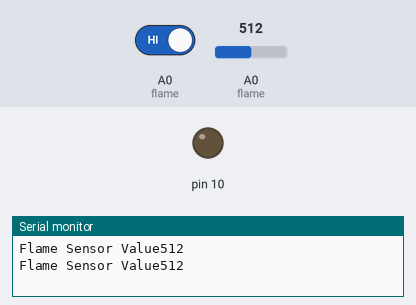
Bench run of a sketch on a simulated Arduino Uno, built with avr-gcc and run on an emulated ATmega328P. Shown: output pins drawn as LEDs (lit = HIGH), the last lines printed to the serial monitor. Inputs (shaded band) come from the test bench; at power-on: A0 (flame) HIGH, A0 (flame) = 512.

Above: at 1.8 s.
1.9 s: A0 (flame) driven LOW
At 3.1 s:
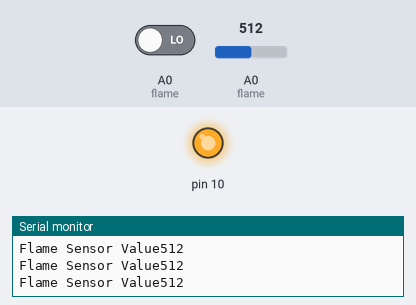
3.5 s: A0 (flame) driven HIGH
At 4.7 s:
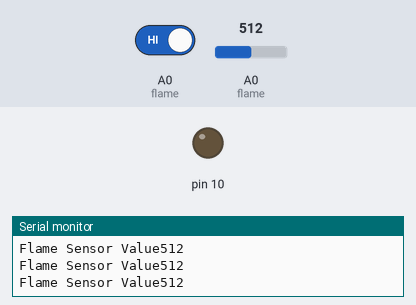
Timing chart, 0 to 6.5 s (numbered marks = the images above; inputs shaded):
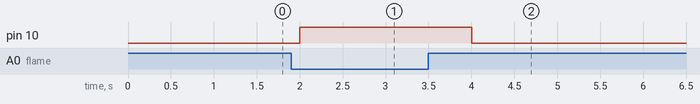

Measured:
- after the input at 1.9 s, pin 10: LOW → HIGH after 0.10 s
- after the input at 3.5 s, pin 10: HIGH → LOW after 0.50 s

The sketch:

flame_sensor_challenge1.ino
```cpp
#define flame A0
int state = 0;
void setup() {
  Serial.begin(9600);
  pinMode(flame,INPUT);
  pinMode(10,OUTPUT);
}

void loop() {
  state = digitalRead(flame);
  if(state == 0){
    digitalWrite(10,HIGH);
    int flamesensor = analogRead(flame);
    Serial.print("Flame Sensor Value");
    Serial.println(flamesensor);
    delay(1000);
  }
else{
  digitalWrite(10,LOW);
   int flamesensor = analogRead(flame);
   Serial.print("Flame Sensor Value");
    Serial.println(flamesensor);
    delay(1000);
}
}
```
